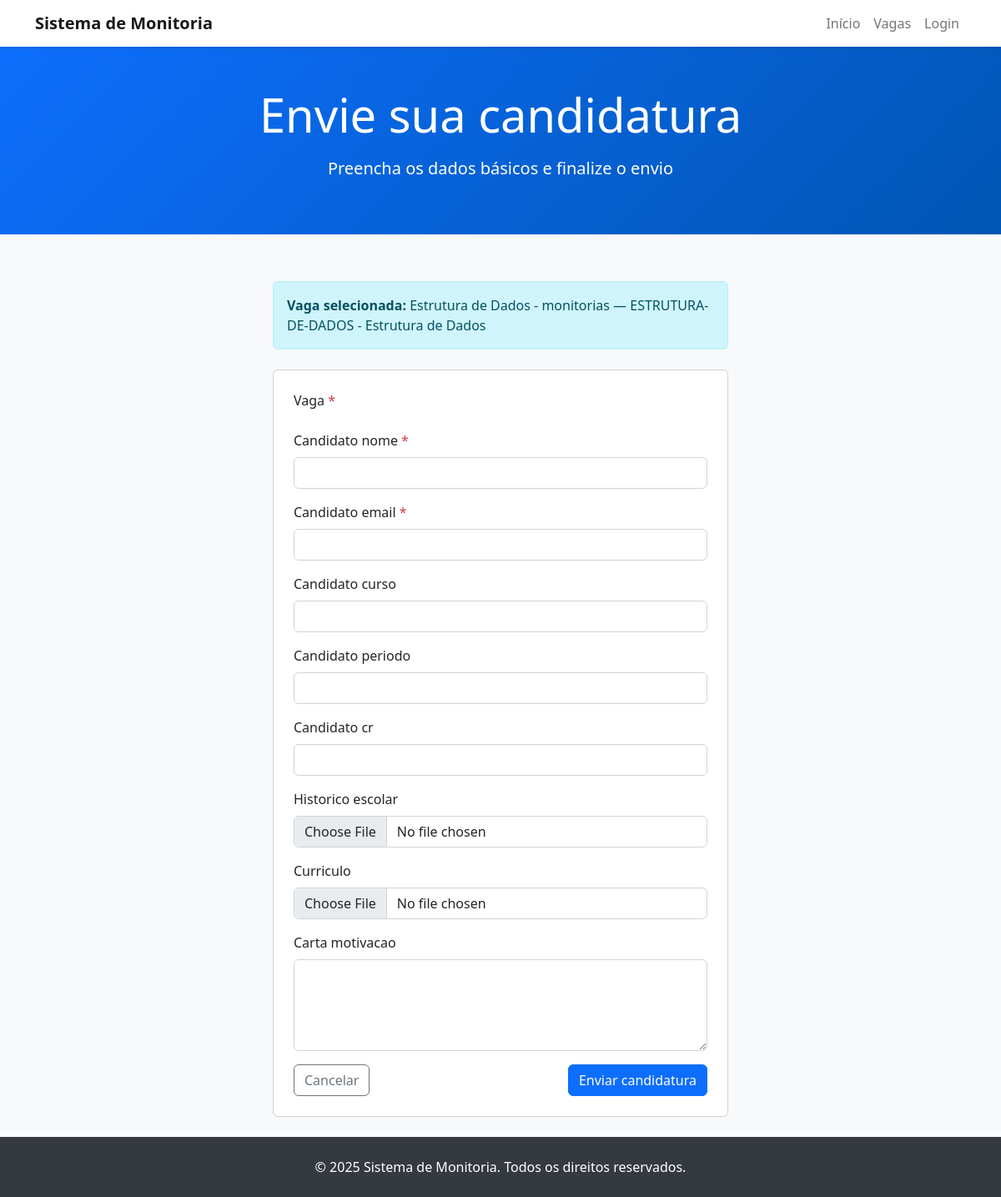
The app's page /cadastrar/3/ with its own data.
### content_app/models.py (models this page shows, shortened)
class TempoRegistro(models.Model):
    created_at = models.DateTimeField(auto_now_add=True)
    updated_at = models.DateTimeField(auto_now=True)
    class Meta:
        abstract = True

class VagaMonitoria(TempoRegistro):
    titulo = models.CharField(max_length=150)
    disciplina = models.ForeignKey(Disciplina, on_delete=models.PROTECT, related_name="vagas")
    prerequisitos = models.TextField(blank=True)
    responsabilidades = models.TextField(blank=True)
    periodo_minimo = models.PositiveSmallIntegerField(null=True, blank=True)
    cr_minimo = models.DecimalField(max_digits=4, decimal_places=2, null=True, blank=True,
                                    validators=[MinValueValidator(Decimal("0")), MaxValueValidator(Decimal("10"))])
    quantidade_vagas = models.PositiveSmallIntegerField(default=1, validators=[MinValueValidator(1)])
    carga_horaria_semanal = models.PositiveSmallIntegerField(default=4, validators=[MinValueValidator(1)])
    bolsa_valor = models.DecimalField(max_digits=9, decimal_places=2, null=True, blank=True)
    inscricoes_inicio = models.DateField(default=timezone.now)
    inscricoes_fim = models.DateField(default=timezone.now)
    monitoria_inicio = models.DateField(default=timezone.now)
    monitoria_fim = models.DateField(default=timezone.now)
    status = models.CharField(max_length=20, choices=VagaMonitoriaStatus.choices, default=VagaMonitoriaStatus.RASCUNHO)
    publicado_em = models.DateTimeField(null=True, blank=True)
    criado_por = models.ForeignKey(User, on_delete=models.PROTECT, related_name="vagas_criadas")
    atualizado_por = models.ForeignKey(User, null=True, blank=True, on_delete=models.SET_NULL,
                                       related_name="vagas_atualizadas")
    permitir_edicao_submetida = models.BooleanField(default=False)
    ativo = models.BooleanField(default=True)
    class Meta:
        ordering = ["-created_at"]
        verbose_name = "Vaga de Monitoria"
        verbose_name_plural = "Vagas de Monitoria"

class Disciplina(TempoRegistro):
    nome = models.CharField(max_length=150)
    codigo = models.CharField(max_length=20, unique=True)
    departamento = models.ForeignKey(Departamento, on_delete=models.PROTECT, related_name="disciplinas")
    carga_horaria = models.PositiveSmallIntegerField(validators=[MinValueValidator(1)])
    periodo = models.CharField(max_length=30)
    semestre = models.CharField(max_length=20)
    coordenador = models.ForeignKey(User, on_delete=models.PROTECT, related_name="disciplinas_coordenadas")
    ativo = models.BooleanField(default=True)
    class Meta:
        ordering = ["codigo"]
        unique_together = ("nome", "departamento", "semestre")
    def __str__(self) -> str:
        return f"{self.codigo} - {self.nome}"

### content_app/views.py (the view)
# urls.py: path("cadastrar/", views.cadastrar_candidato, name="cadastrar_candidato"),
def cadastrar_candidato(request, vaga_id=None):
    vaga = None
    form_kwargs = {}
    if vaga_id is not None:
        vaga = get_object_or_404(
            VagaMonitoria.objects.select_related("disciplina"), pk=vaga_id, ativo=True
        )
        form_kwargs["vaga_queryset"] = VagaMonitoria.objects.filter(pk=vaga.pk)
    if request.method == "POST":
        form = CandidaturaPublicForm(request.POST, request.FILES, **form_kwargs)
        if vaga:
            form.fields["vaga"].widget = forms.HiddenInput()
            form.fields["vaga"].initial = vaga
        if form.is_valid():
            with transaction.atomic():
                candidatura_vaga = form.cleaned_data.get("vaga")
                if vaga:
                    candidatura_vaga = vaga
                if not candidatura_vaga:
                    form.add_error("vaga", "Selecione uma vaga válida.")
                else:
                    if not candidatura_vaga.inscricoes_abertas:
                        form.add_error("vaga", "As inscrições para esta vaga estão encerradas.")
                    candidato_cr = form.cleaned_data.get("candidato_cr")
                    if (
                        candidatura_vaga.cr_minimo
                        and candidato_cr is not None
                        and candidato_cr < candidatura_vaga.cr_minimo
                    ):
                        form.add_error("candidato_cr", "CR insuficiente para esta vaga.")
                if form.errors:
                    return render(request, "cadastrar_candidato.html", {"form": form, "vaga": vaga})
                candidatura, criada = Candidatura.objects.get_or_create(
                    vaga=candidatura_vaga,
                    candidato_email=form.cleaned_data["candidato_email"],
                    defaults={
                        "candidato_nome": form.cleaned_data["candidato_nome"],
                        "candidato_curso": form.cleaned_data.get("candidato_curso", ""),
                        "candidato_periodo": form.cleaned_data.get("candidato_periodo", ""),
                        "candidato_cr": form.cleaned_data.get("candidato_cr"),
                        "historico_escolar": form.cleaned_data.get("historico_escolar"),
                        "curriculo": form.cleaned_data.get("curriculo"),
                        "carta_motivacao": form.cleaned_data.get("carta_motivacao", ""),
                        "status": CandidaturaStatus.SUBMETIDA,
                    },
                )
                if not criada:
                    campos_atualizaveis = (
                        "candidato_nome",
                        "candidato_curso",
                        "candidato_periodo",
                        "candidato_cr",
                        "historico_escolar",
                        "curriculo",
                        "carta_motivacao",
                    )
                    for campo in campos_atualizaveis:
                        valor = form.cleaned_data.get(campo)
                        if campo in {"historico_escolar", "curriculo"}:
                            if valor:
                                setattr(candidatura, campo, valor)
                        elif valor not in (None, ""):
                            setattr(candidatura, campo, valor)
                    candidatura.status = CandidaturaStatus.SUBMETIDA
                    candidatura.save()
                    messages.info(request, "Dados atualizados para a candidatura existente.")
                else:
                    messages.success(request, "Candidatura registrada com sucesso.")
                registrar_auditoria(request.user, "submeter_candidatura_portal", candidatura)
                return redirect("listar_vagas")
    else:
        form = CandidaturaPublicForm(**form_kwargs)
        if vaga:
            form.fields["vaga"].widget = forms.HiddenInput()
            form.fields["vaga"].initial = vaga
    return render(request, "cadastrar_candidato.html", {"form": form, "vaga": vaga})

### streaming_platform/templates/cadastrar_candidato.html (shortened to what this page needs)
{% extends 'base.html' %}
{% block hero_title %}Envie sua candidatura{% endblock %}
{% block hero_subtitle %}Preencha os dados básicos e finalize o envio{% endblock %}
{% block content %}
<div class="container py-4">
    <div class="row justify-content-center">
        <div class="col-lg-6">
            {% if vaga %}
            <div class="alert alert-info mb-4" role="alert">
                <strong>Vaga selecionada:</strong> {{ vaga.titulo }} — {{ vaga.disciplina }}
            </div>
            {% endif %}
            <form method="post" enctype="multipart/form-data" class="card p-4">
                {% for field in form %}
                <div class="mb-3">
                    <label class="form-label" for="{{ field.id_for_label }}">
                        {{ field.label }}{% if field.field.required %} <span class="text-danger">*</span>{% endif %}
                    </label>
                    {{ field }}
                </div>
                {% endfor %}
                <div class="d-flex justify-content-between">
                    <a href="{% url 'listar_vagas' %}" class="btn btn-outline-secondary">Cancelar</a>
                    <button type="submit" class="btn btn-primary">Enviar candidatura</button>
                </div>
            </form>
        </div>
    </div>
</div>
{% endblock %}

### records on screen
VagaMonitoria: titulo "Estrutura de Dados - monitorias", disciplina "ESTRUTURA-DE-DADOS - Estrutura de Dados"

### other values on screen
{{ field.label }} "Vaga" "Candidato nome" "Candidato email" "Candidato curso" "Candidato periodo" "Candidato cr" "Historico escolar" "Curriculo" "Carta motivacao"
